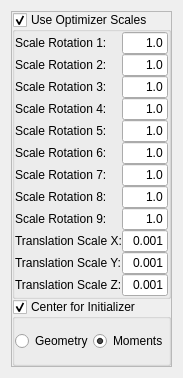
<?xml version="1.0" encoding="UTF-8"?>
<ui version="4.0">
 <class>QmitkRigid3DTransformControls</class>
 <widget class="QWidget" name="QmitkRigid3DTransformControls">
  <property name="geometry">
   <rect>
    <x>0</x>
    <y>0</y>
    <width>173</width>
    <height>378</height>
   </rect>
  </property>
  <property name="windowTitle">
   <string>Form</string>
  </property>
  <layout class="QVBoxLayout" name="verticalLayout">
   <item>
    <widget class="QFrame" name="m_Rigid3DTransformFrame">
     <property name="frameShape">
      <enum>QFrame::StyledPanel</enum>
     </property>
     <property name="frameShadow">
      <enum>QFrame::Raised</enum>
     </property>
     <layout class="QVBoxLayout" name="verticalLayout_68">
      <property name="spacing">
       <number>0</number>
      </property>
      <property name="margin">
       <number>0</number>
      </property>
      <item>
       <widget class="QGroupBox" name="m_UseOptimizerScalesRigid3D">
        <property name="title">
         <string>Use Optimizer Scales</string>
        </property>
        <property name="flat">
         <bool>true</bool>
        </property>
        <property name="checkable">
         <bool>true</bool>
        </property>
        <layout class="QVBoxLayout" name="verticalLayout_67">
         <property name="spacing">
          <number>0</number>
         </property>
         <property name="margin">
          <number>0</number>
         </property>
         <item>
          <layout class="QHBoxLayout" name="_97">
           <item>
            <layout class="QVBoxLayout" name="_98">
             <item>
              <widget class="QLabel" name="textLabel1_8_2_3_2_2_2">
               <property name="font">
                <font>
                 <weight>50</weight>
                 <bold>false</bold>
                </font>
               </property>
               <property name="text">
                <string>Scale Rotation 1:</string>
               </property>
               <property name="wordWrap">
                <bool>false</bool>
               </property>
              </widget>
             </item>
             <item>
              <widget class="QLabel" name="textLabel2_6_3_3_2_2_2">
               <property name="font">
                <font>
                 <weight>50</weight>
                 <bold>false</bold>
                </font>
               </property>
               <property name="text">
                <string>Scale Rotation 2:</string>
               </property>
               <property name="wordWrap">
                <bool>false</bool>
               </property>
              </widget>
             </item>
             <item>
              <widget class="QLabel" name="textLabel3_5_3_3_2_2_2">
               <property name="font">
                <font>
                 <weight>50</weight>
                 <bold>false</bold>
                </font>
               </property>
               <property name="text">
                <string>Scale Rotation 3:</string>
               </property>
               <property name="wordWrap">
                <bool>false</bool>
               </property>
              </widget>
             </item>
             <item>
              <widget class="QLabel" name="textLabel1_9_2_2_2">
               <property name="font">
                <font>
                 <weight>50</weight>
                 <bold>false</bold>
                </font>
               </property>
               <property name="text">
                <string>Scale Rotation 4:</string>
               </property>
               <property name="wordWrap">
                <bool>false</bool>
               </property>
              </widget>
             </item>
             <item>
              <widget class="QLabel" name="textLabel2_7_2_2_2">
               <property name="font">
                <font>
                 <weight>50</weight>
                 <bold>false</bold>
                </font>
               </property>
               <property name="text">
                <string>Scale Rotation 5:</string>
               </property>
               <property name="wordWrap">
                <bool>false</bool>
               </property>
              </widget>
             </item>
             <item>
              <widget class="QLabel" name="textLabel3_6_2_2_2">
               <property name="font">
                <font>
                 <weight>50</weight>
                 <bold>false</bold>
                </font>
               </property>
               <property name="text">
                <string>Scale Rotation 6:</string>
               </property>
               <property name="wordWrap">
                <bool>false</bool>
               </property>
              </widget>
             </item>
             <item>
              <widget class="QLabel" name="textLabel4_4_3_2_2">
               <property name="font">
                <font>
                 <weight>50</weight>
                 <bold>false</bold>
                </font>
               </property>
               <property name="text">
                <string>Scale Rotation 7:</string>
               </property>
               <property name="wordWrap">
                <bool>false</bool>
               </property>
              </widget>
             </item>
             <item>
              <widget class="QLabel" name="textLabel5_4_2_2_2">
               <property name="font">
                <font>
                 <weight>50</weight>
                 <bold>false</bold>
                </font>
               </property>
               <property name="text">
                <string>Scale Rotation 8:</string>
               </property>
               <property name="wordWrap">
                <bool>false</bool>
               </property>
              </widget>
             </item>
             <item>
              <widget class="QLabel" name="textLabel6_4_2_2_2">
               <property name="font">
                <font>
                 <weight>50</weight>
                 <bold>false</bold>
                </font>
               </property>
               <property name="text">
                <string>Scale Rotation 9:</string>
               </property>
               <property name="wordWrap">
                <bool>false</bool>
               </property>
              </widget>
             </item>
             <item>
              <widget class="QLabel" name="textLabel11_3_2_2_2">
               <property name="font">
                <font>
                 <weight>50</weight>
                 <bold>false</bold>
                </font>
               </property>
               <property name="text">
                <string>Translation Scale X:</string>
               </property>
               <property name="wordWrap">
                <bool>false</bool>
               </property>
              </widget>
             </item>
             <item>
              <widget class="QLabel" name="textLabel12_3_2_2_2">
               <property name="font">
                <font>
                 <weight>50</weight>
                 <bold>false</bold>
                </font>
               </property>
               <property name="text">
                <string>Translation Scale Y:</string>
               </property>
               <property name="wordWrap">
                <bool>false</bool>
               </property>
              </widget>
             </item>
             <item>
              <widget class="QLabel" name="textLabel13_2_2_2_2">
               <property name="font">
                <font>
                 <weight>50</weight>
                 <bold>false</bold>
                </font>
               </property>
               <property name="text">
                <string>Translation Scale Z:</string>
               </property>
               <property name="wordWrap">
                <bool>false</bool>
               </property>
              </widget>
             </item>
            </layout>
           </item>
           <item>
            <layout class="QVBoxLayout" name="_99">
             <item>
              <widget class="QLineEdit" name="m_ScalesRigid3DTransformScale1">
               <property name="minimumSize">
                <size>
                 <width>0</width>
                 <height>20</height>
                </size>
               </property>
               <property name="font">
                <font>
                 <weight>50</weight>
                 <bold>false</bold>
                </font>
               </property>
               <property name="text">
                <string>1.0</string>
               </property>
               <property name="alignment">
                <set>Qt::AlignRight</set>
               </property>
              </widget>
             </item>
             <item>
              <widget class="QLineEdit" name="m_ScalesRigid3DTransformScale2">
               <property name="minimumSize">
                <size>
                 <width>0</width>
                 <height>20</height>
                </size>
               </property>
               <property name="font">
                <font>
                 <weight>50</weight>
                 <bold>false</bold>
                </font>
               </property>
               <property name="text">
                <string>1.0</string>
               </property>
               <property name="alignment">
                <set>Qt::AlignRight</set>
               </property>
              </widget>
             </item>
             <item>
              <widget class="QLineEdit" name="m_ScalesRigid3DTransformScale3">
               <property name="minimumSize">
                <size>
                 <width>0</width>
                 <height>20</height>
                </size>
               </property>
               <property name="font">
                <font>
                 <weight>50</weight>
                 <bold>false</bold>
                </font>
               </property>
               <property name="text">
                <string>1.0</string>
               </property>
               <property name="alignment">
                <set>Qt::AlignRight</set>
               </property>
              </widget>
             </item>
             <item>
              <widget class="QLineEdit" name="m_ScalesRigid3DTransformScale4">
               <property name="minimumSize">
                <size>
                 <width>0</width>
                 <height>20</height>
                </size>
               </property>
               <property name="font">
                <font>
                 <weight>50</weight>
                 <bold>false</bold>
                </font>
               </property>
               <property name="text">
                <string>1.0</string>
               </property>
               <property name="alignment">
                <set>Qt::AlignRight</set>
               </property>
              </widget>
             </item>
             <item>
              <widget class="QLineEdit" name="m_ScalesRigid3DTransformScale5">
               <property name="minimumSize">
                <size>
                 <width>0</width>
                 <height>20</height>
                </size>
               </property>
               <property name="font">
                <font>
                 <weight>50</weight>
                 <bold>false</bold>
                </font>
               </property>
               <property name="text">
                <string>1.0</string>
               </property>
               <property name="alignment">
                <set>Qt::AlignRight</set>
               </property>
              </widget>
             </item>
             <item>
              <widget class="QLineEdit" name="m_ScalesRigid3DTransformScale6">
               <property name="minimumSize">
                <size>
                 <width>0</width>
                 <height>20</height>
                </size>
               </property>
               <property name="font">
                <font>
                 <weight>50</weight>
                 <bold>false</bold>
                </font>
               </property>
               <property name="text">
                <string>1.0</string>
               </property>
               <property name="alignment">
                <set>Qt::AlignRight</set>
               </property>
              </widget>
             </item>
             <item>
              <widget class="QLineEdit" name="m_ScalesRigid3DTransformScale7">
               <property name="minimumSize">
                <size>
                 <width>0</width>
                 <height>20</height>
                </size>
               </property>
               <property name="font">
                <font>
                 <weight>50</weight>
                 <bold>false</bold>
                </font>
               </property>
               <property name="text">
                <string>1.0</string>
               </property>
               <property name="alignment">
                <set>Qt::AlignRight</set>
               </property>
              </widget>
             </item>
             <item>
              <widget class="QLineEdit" name="m_ScalesRigid3DTransformScale8">
               <property name="minimumSize">
                <size>
                 <width>0</width>
                 <height>20</height>
                </size>
               </property>
               <property name="font">
                <font>
                 <weight>50</weight>
                 <bold>false</bold>
                </font>
               </property>
               <property name="text">
                <string>1.0</string>
               </property>
               <property name="alignment">
                <set>Qt::AlignRight</set>
               </property>
              </widget>
             </item>
             <item>
              <widget class="QLineEdit" name="m_ScalesRigid3DTransformScale9">
               <property name="minimumSize">
                <size>
                 <width>0</width>
                 <height>20</height>
                </size>
               </property>
               <property name="font">
                <font>
                 <weight>50</weight>
                 <bold>false</bold>
                </font>
               </property>
               <property name="text">
                <string>1.0</string>
               </property>
               <property name="alignment">
                <set>Qt::AlignRight</set>
               </property>
              </widget>
             </item>
             <item>
              <widget class="QLineEdit" name="m_ScalesRigid3DTransformScaleTranslationX">
               <property name="minimumSize">
                <size>
                 <width>0</width>
                 <height>20</height>
                </size>
               </property>
               <property name="font">
                <font>
                 <weight>50</weight>
                 <bold>false</bold>
                </font>
               </property>
               <property name="text">
                <string>0.001</string>
               </property>
               <property name="alignment">
                <set>Qt::AlignRight</set>
               </property>
              </widget>
             </item>
             <item>
              <widget class="QLineEdit" name="m_ScalesRigid3DTransformScaleTranslationY">
               <property name="minimumSize">
                <size>
                 <width>0</width>
                 <height>20</height>
                </size>
               </property>
               <property name="font">
                <font>
                 <weight>50</weight>
                 <bold>false</bold>
                </font>
               </property>
               <property name="text">
                <string>0.001</string>
               </property>
               <property name="alignment">
                <set>Qt::AlignRight</set>
               </property>
              </widget>
             </item>
             <item>
              <widget class="QLineEdit" name="m_ScalesRigid3DTransformScaleTranslationZ">
               <property name="minimumSize">
                <size>
                 <width>0</width>
                 <height>20</height>
                </size>
               </property>
               <property name="font">
                <font>
                 <weight>50</weight>
                 <bold>false</bold>
                </font>
               </property>
               <property name="text">
                <string>0.001</string>
               </property>
               <property name="alignment">
                <set>Qt::AlignRight</set>
               </property>
              </widget>
             </item>
            </layout>
           </item>
          </layout>
         </item>
        </layout>
       </widget>
      </item>
      <item>
       <widget class="QGroupBox" name="m_CenterForInitializerRigid3D">
        <property name="title">
         <string>Center for Initializer</string>
        </property>
        <property name="flat">
         <bool>true</bool>
        </property>
        <property name="checkable">
         <bool>true</bool>
        </property>
        <layout class="QHBoxLayout" name="horizontalLayout_3">
         <property name="spacing">
          <number>0</number>
         </property>
         <property name="margin">
          <number>0</number>
         </property>
         <item>
          <widget class="QRadioButton" name="m_GeometryRigid3D">
           <property name="enabled">
            <bool>true</bool>
           </property>
           <property name="minimumSize">
            <size>
             <width>0</width>
             <height>20</height>
            </size>
           </property>
           <property name="font">
            <font>
             <weight>50</weight>
             <bold>false</bold>
            </font>
           </property>
           <property name="text">
            <string>Geometry</string>
           </property>
          </widget>
         </item>
         <item>
          <widget class="QRadioButton" name="m_MomentsRigid3D">
           <property name="enabled">
            <bool>true</bool>
           </property>
           <property name="minimumSize">
            <size>
             <width>0</width>
             <height>20</height>
            </size>
           </property>
           <property name="font">
            <font>
             <weight>50</weight>
             <bold>false</bold>
            </font>
           </property>
           <property name="text">
            <string>Moments</string>
           </property>
           <property name="checked">
            <bool>true</bool>
           </property>
          </widget>
         </item>
        </layout>
       </widget>
      </item>
     </layout>
    </widget>
   </item>
  </layout>
 </widget>
 <resources/>
 <connections/>
</ui>
